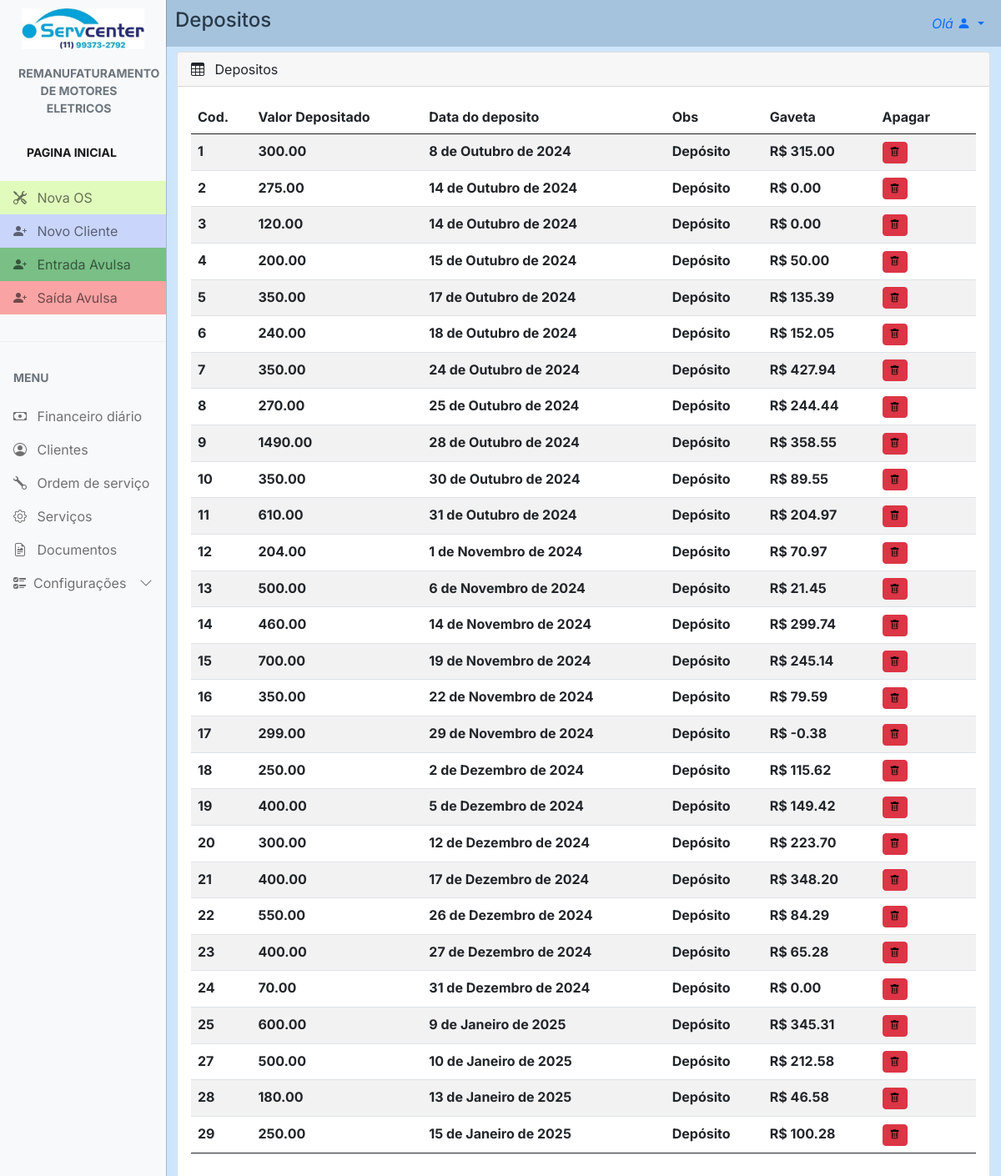
Before: /finance/deposit_list/ with the older database file.
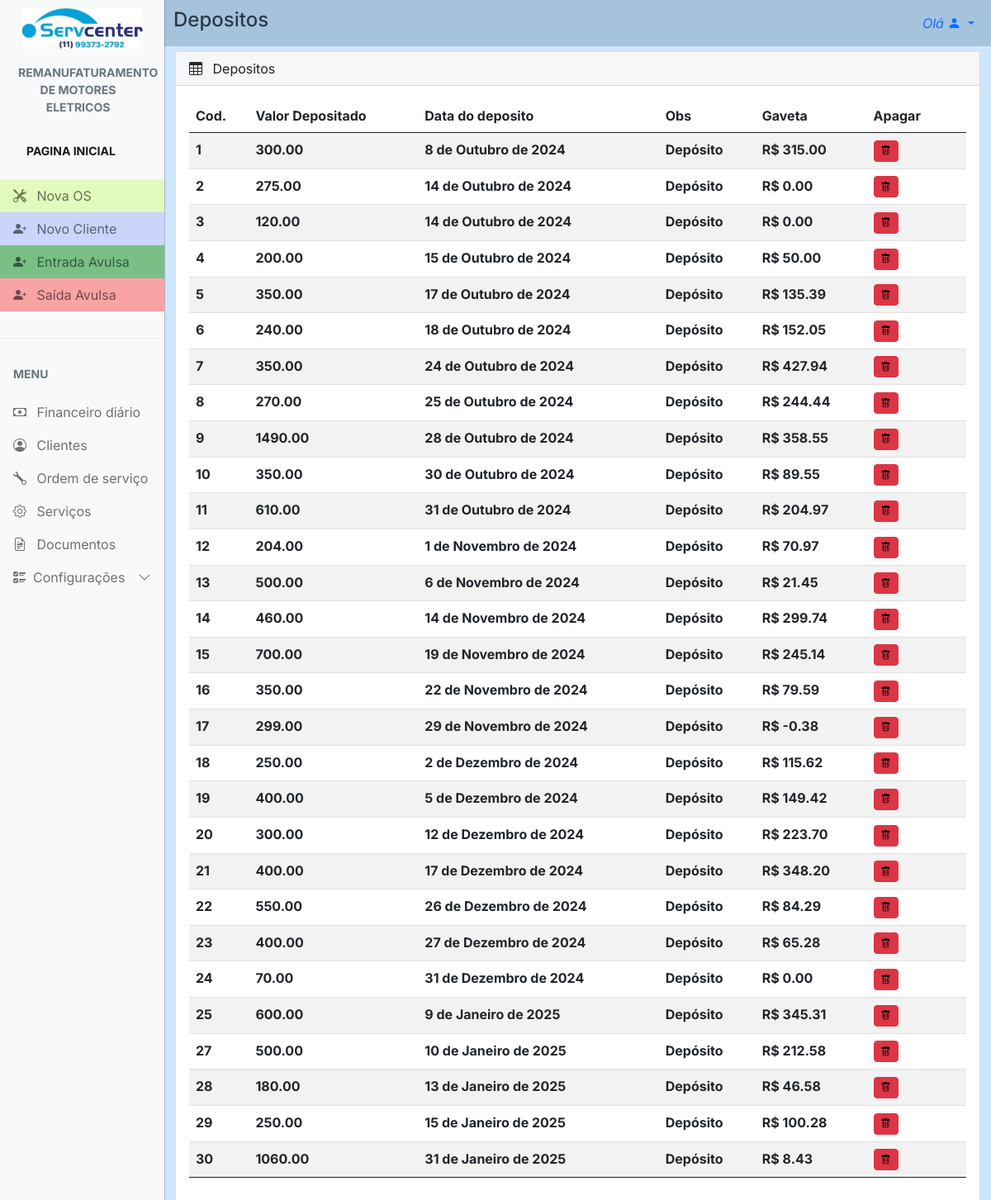
After: the same page with the newer database file.
### finance/models.py (models this page shows, shortened)
class Caixa(models.Model):
    deposits = models.CharField(max_length=10, null=True, blank=True)
    date = models.DateField(blank=True)
    obs = models.CharField(max_length=10, blank=True, null=True)
    saldo = models.CharField(max_length=10, null=True, blank=True)

### finance/views.py (the view)
# urls.py: path('deposit_list/', views.deposit_list, name='deposit_list'),
def deposit_list(request):
    deposits = Caixa.objects.all()
    return render(request, 'deposits.html', {'deposits': deposits})

### config/context_processors.py (called while the page is built)
def conf(request):
    logo = Config.objects.all().first
    return {'logo': logo}

### servcenter/context_processors.py (called while the page is built)
def project_settings(request):
    config = Config.objects.first()
    return {
        'config': config,
    }

### finance/templates/deposits.html (shortened to what this page needs)
{% extends "main.html" %} {% load static %} {% block 'head' %}
<link rel="stylesheet" href="{% static 'css/main.css' %}" />
<link rel="stylesheet" href="{% static 'finance/css/finance.css' %}" />
{% endblock %} {% block 'main' %}
<div class="row all">
  <div id="cad_cli_tit">
    <a>Depositos</a>
  </div>
  <div class="col-md-12 mb-3">
    <div class="card">
      <div class="card-header">
        <span><i class="bi bi-table me-2"></i></span> Depositos
      </div>
      <div class="card-body">
        <div id="table_cli" class="table-responsive">
          <table
            id="example"
            class="table table-striped data-table"
            style="width: 100%"
          >
            <thead>
              <tr>
                <th>Cod.</th>
                <th>Valor Depositado</th>
                <th>Data do deposito</th>
                <th>Obs</th>
                <th>Gaveta</th>
                <th id="acoes_th">Apagar</th>
              </tr>
            </thead>
            <tbody>
              {% for deposit in deposits %}
              <tr id="fin_table">
                <th>{{ deposit.id }}</a></th>
                <th>{{ deposit.deposits }}</a></th>
                <th>{{ deposit.date }}</a></th>
                <th>{{ deposit.obs }}</a></th>
                <th>{{ deposit.saldo }}</a></th>
                <th>
                  <a
                    href="{% url 'del_deposit' deposit.id %}"
                    id="btn_ap"
                    type="button"
                    class="btn btn-danger delete"
                  >
                    <i class="bi bi-trash"></i>
                  </a>
                </th>
              </tr>
              {% endfor %}
            </tbody>
          </table>
        </div>
      </div>
    </div>
  </div>
</div>
{% endblock%}

Changed rows visible on the page:
added Caixa: id "30", deposits "1060.00", date "31 de Janeiro de 2025", obs "Depósito", saldo "R$ 8.43"
